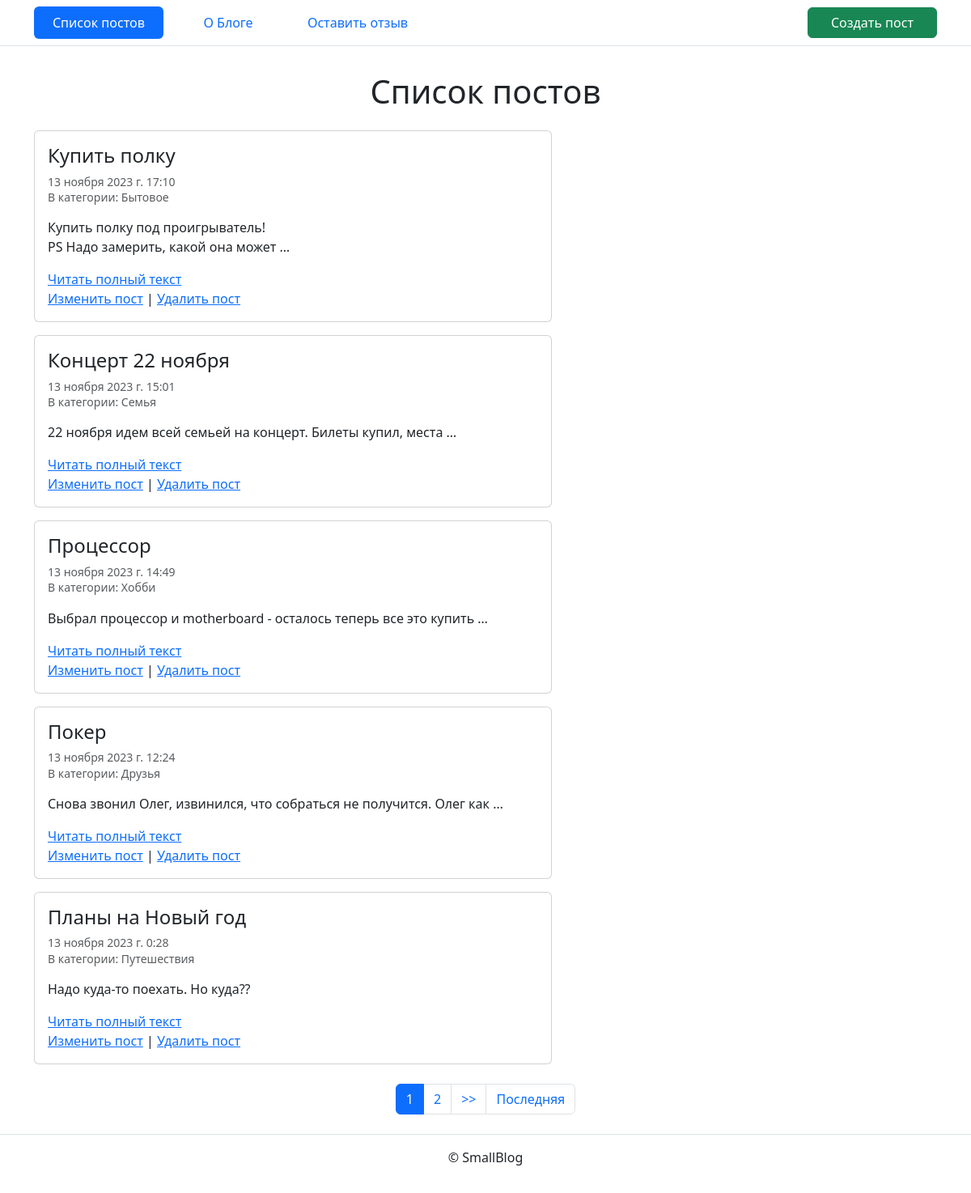
The app's page /, older data.
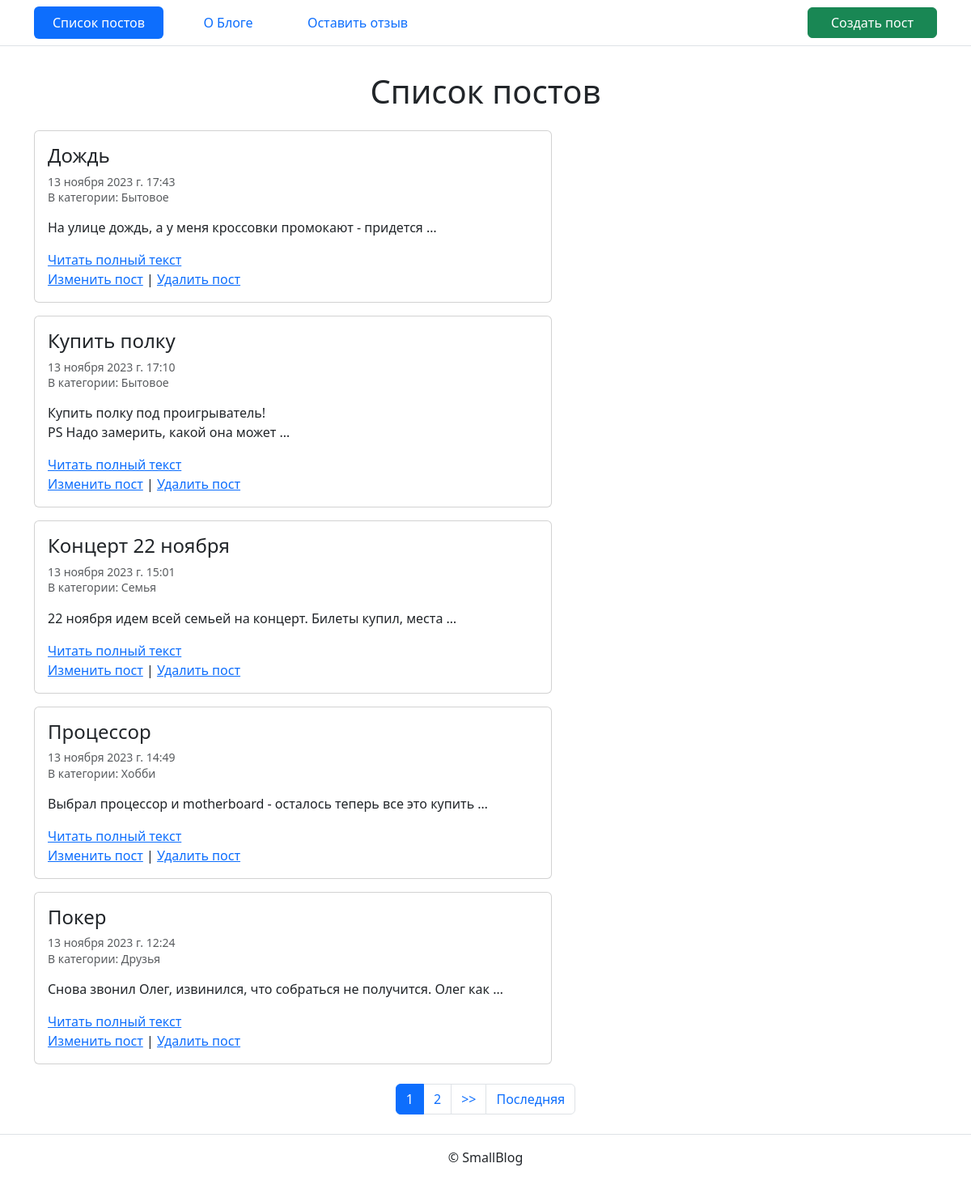
The same page, newer data.
### blog/models.py (models this page shows, shortened)
class Post(models.Model):
    title = models.CharField(max_length=256, verbose_name='Заголовок')
    text = models.TextField(verbose_name='Текст')
    pub_date = models.DateTimeField(
        auto_now=True,
        verbose_name='Дата и время публикации',
    )
    category = models.ForeignKey(
        Category,
        on_delete=models.SET_NULL,
        null=True,
        verbose_name='Категория'
    )
    class Meta:
        ordering = ('-pub_date',)
        default_related_name = 'posts'
        verbose_name = 'публикацию'
        verbose_name_plural = 'Публикации'

class Category(models.Model):
    title = models.CharField(max_length=256, verbose_name='Заголовок')
    slug = models.SlugField(
        unique=True,
        verbose_name='Идентификатор',
        help_text=('Идентификатор страницы для URL; '
                   'разрешены символы латиницы, цифры, '
                   'дефис и подчёркивание.')
    )
    class Meta:
        ordering = ('title',)
        verbose_name = 'категорию'
        verbose_name_plural = 'Категории'
    def __str__(self):
        return self.title

### blog/views.py (the view)
# urls.py: path('', views.PostListView.as_view(), name='list'),
class PostListView(ListView):
    model = Post
    ordering = '-pub_date'
    paginate_by = 5

### templates/blog/post_list.html (shortened to what this page needs)
{% extends "base.html" %}
{% load django_bootstrap5 %}
{% block page_title %}
  Список постов
{% endblock %}
{% block content %}
  {% for post in page_obj %}
    <article class="mb-3">
      {% include "includes/post_card.html" %}
    </article>
  {% endfor%}
  {% include "includes/paginator.html" %}
{% endblock %}

### templates/includes/post_card.html
<div class="card" style="width: 40rem;">
  <div class="card-body">
    <h4 class="card-title">{{ post.title }}</h4>
    <h6 class="text-muted">
      <p><small>{{ post.pub_date }}<br>
      В категории: {{ post.category }}</small></p>
    </h6>
    <p class="card-text">{{ post.text|linebreaksbr|truncatewords:10 }}</p>
    <p class="mb-0"><a href="{% url 'blog:detail' post.id %}" class="card-link">Читать полный текст</a><br>
    <a href="{% url 'blog:edit' post.id %}">Изменить пост</a>
    |
    <a href="{% url 'blog:delete' post.id %}">Удалить пост</a></p>
  </div>
</div>

Row changes from the older to the newer data that the page shows:
no longer on this page (row unchanged): Post: title "Планы на Новый год", pub_date "13 ноября 2023 г. 0:28", category "Путешествия", text "Надо куда-то поехать. Но куда??"
added Post: title "Дождь", pub_date "13 ноября 2023 г. 17:43", category "Бытовое", text "На улице дождь, а у меня кроссовки промокают - придется …"
